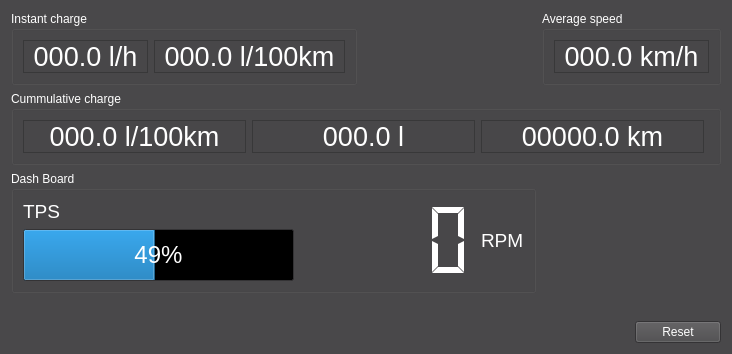
<ui version="4.0" >
 <class>FlowMeterDeviceViewPage</class>
 <widget class="QWidget" name="FlowMeterDeviceViewPage" >
  <property name="geometry" >
   <rect>
    <x>0</x>
    <y>0</y>
    <width>725</width>
    <height>354</height>
   </rect>
  </property>
  <property name="minimumSize" >
   <size>
    <width>0</width>
    <height>0</height>
   </size>
  </property>
  <property name="palette" >
   <palette>
    <active>
     <colorrole role="WindowText" >
      <brush brushstyle="SolidPattern" >
       <color alpha="255" >
        <red>255</red>
        <green>255</green>
        <blue>255</blue>
       </color>
      </brush>
     </colorrole>
     <colorrole role="Button" >
      <brush brushstyle="SolidPattern" >
       <color alpha="255" >
        <red>73</red>
        <green>72</green>
        <blue>74</blue>
       </color>
      </brush>
     </colorrole>
     <colorrole role="Light" >
      <brush brushstyle="SolidPattern" >
       <color alpha="255" >
        <red>109</red>
        <green>108</green>
        <blue>111</blue>
       </color>
      </brush>
     </colorrole>
     <colorrole role="Midlight" >
      <brush brushstyle="SolidPattern" >
       <color alpha="255" >
        <red>91</red>
        <green>90</green>
        <blue>92</blue>
       </color>
      </brush>
     </colorrole>
     <colorrole role="Dark" >
      <brush brushstyle="SolidPattern" >
       <color alpha="255" >
        <red>36</red>
        <green>36</green>
        <blue>37</blue>
       </color>
      </brush>
     </colorrole>
     <colorrole role="Mid" >
      <brush brushstyle="SolidPattern" >
       <color alpha="255" >
        <red>48</red>
        <green>48</green>
        <blue>49</blue>
       </color>
      </brush>
     </colorrole>
     <colorrole role="Text" >
      <brush brushstyle="SolidPattern" >
       <color alpha="255" >
        <red>255</red>
        <green>255</green>
        <blue>255</blue>
       </color>
      </brush>
     </colorrole>
     <colorrole role="BrightText" >
      <brush brushstyle="SolidPattern" >
       <color alpha="255" >
        <red>255</red>
        <green>255</green>
        <blue>255</blue>
       </color>
      </brush>
     </colorrole>
     <colorrole role="ButtonText" >
      <brush brushstyle="SolidPattern" >
       <color alpha="255" >
        <red>255</red>
        <green>255</green>
        <blue>255</blue>
       </color>
      </brush>
     </colorrole>
     <colorrole role="Base" >
      <brush brushstyle="SolidPattern" >
       <color alpha="255" >
        <red>0</red>
        <green>0</green>
        <blue>0</blue>
       </color>
      </brush>
     </colorrole>
     <colorrole role="Window" >
      <brush brushstyle="SolidPattern" >
       <color alpha="255" >
        <red>73</red>
        <green>72</green>
        <blue>74</blue>
       </color>
      </brush>
     </colorrole>
     <colorrole role="Shadow" >
      <brush brushstyle="SolidPattern" >
       <color alpha="255" >
        <red>0</red>
        <green>0</green>
        <blue>0</blue>
       </color>
      </brush>
     </colorrole>
     <colorrole role="AlternateBase" >
      <brush brushstyle="SolidPattern" >
       <color alpha="255" >
        <red>36</red>
        <green>36</green>
        <blue>37</blue>
       </color>
      </brush>
     </colorrole>
     <colorrole role="ToolTipBase" >
      <brush brushstyle="SolidPattern" >
       <color alpha="255" >
        <red>255</red>
        <green>255</green>
        <blue>220</blue>
       </color>
      </brush>
     </colorrole>
     <colorrole role="ToolTipText" >
      <brush brushstyle="SolidPattern" >
       <color alpha="255" >
        <red>0</red>
        <green>0</green>
        <blue>0</blue>
       </color>
      </brush>
     </colorrole>
    </active>
    <inactive>
     <colorrole role="WindowText" >
      <brush brushstyle="SolidPattern" >
       <color alpha="255" >
        <red>255</red>
        <green>255</green>
        <blue>255</blue>
       </color>
      </brush>
     </colorrole>
     <colorrole role="Button" >
      <brush brushstyle="SolidPattern" >
       <color alpha="255" >
        <red>73</red>
        <green>72</green>
        <blue>74</blue>
       </color>
      </brush>
     </colorrole>
     <colorrole role="Light" >
      <brush brushstyle="SolidPattern" >
       <color alpha="255" >
        <red>109</red>
        <green>108</green>
        <blue>111</blue>
       </color>
      </brush>
     </colorrole>
     <colorrole role="Midlight" >
      <brush brushstyle="SolidPattern" >
       <color alpha="255" >
        <red>91</red>
        <green>90</green>
        <blue>92</blue>
       </color>
      </brush>
     </colorrole>
     <colorrole role="Dark" >
      <brush brushstyle="SolidPattern" >
       <color alpha="255" >
        <red>36</red>
        <green>36</green>
        <blue>37</blue>
       </color>
      </brush>
     </colorrole>
     <colorrole role="Mid" >
      <brush brushstyle="SolidPattern" >
       <color alpha="255" >
        <red>48</red>
        <green>48</green>
        <blue>49</blue>
       </color>
      </brush>
     </colorrole>
     <colorrole role="Text" >
      <brush brushstyle="SolidPattern" >
       <color alpha="255" >
        <red>255</red>
        <green>255</green>
        <blue>255</blue>
       </color>
      </brush>
     </colorrole>
     <colorrole role="BrightText" >
      <brush brushstyle="SolidPattern" >
       <color alpha="255" >
        <red>255</red>
        <green>255</green>
        <blue>255</blue>
       </color>
      </brush>
     </colorrole>
     <colorrole role="ButtonText" >
      <brush brushstyle="SolidPattern" >
       <color alpha="255" >
        <red>255</red>
        <green>255</green>
        <blue>255</blue>
       </color>
      </brush>
     </colorrole>
     <colorrole role="Base" >
      <brush brushstyle="SolidPattern" >
       <color alpha="255" >
        <red>0</red>
        <green>0</green>
        <blue>0</blue>
       </color>
      </brush>
     </colorrole>
     <colorrole role="Window" >
      <brush brushstyle="SolidPattern" >
       <color alpha="255" >
        <red>73</red>
        <green>72</green>
        <blue>74</blue>
       </color>
      </brush>
     </colorrole>
     <colorrole role="Shadow" >
      <brush brushstyle="SolidPattern" >
       <color alpha="255" >
        <red>0</red>
        <green>0</green>
        <blue>0</blue>
       </color>
      </brush>
     </colorrole>
     <colorrole role="AlternateBase" >
      <brush brushstyle="SolidPattern" >
       <color alpha="255" >
        <red>36</red>
        <green>36</green>
        <blue>37</blue>
       </color>
      </brush>
     </colorrole>
     <colorrole role="ToolTipBase" >
      <brush brushstyle="SolidPattern" >
       <color alpha="255" >
        <red>255</red>
        <green>255</green>
        <blue>220</blue>
       </color>
      </brush>
     </colorrole>
     <colorrole role="ToolTipText" >
      <brush brushstyle="SolidPattern" >
       <color alpha="255" >
        <red>0</red>
        <green>0</green>
        <blue>0</blue>
       </color>
      </brush>
     </colorrole>
    </inactive>
    <disabled>
     <colorrole role="WindowText" >
      <brush brushstyle="SolidPattern" >
       <color alpha="255" >
        <red>36</red>
        <green>36</green>
        <blue>37</blue>
       </color>
      </brush>
     </colorrole>
     <colorrole role="Button" >
      <brush brushstyle="SolidPattern" >
       <color alpha="255" >
        <red>73</red>
        <green>72</green>
        <blue>74</blue>
       </color>
      </brush>
     </colorrole>
     <colorrole role="Light" >
      <brush brushstyle="SolidPattern" >
       <color alpha="255" >
        <red>109</red>
        <green>108</green>
        <blue>111</blue>
       </color>
      </brush>
     </colorrole>
     <colorrole role="Midlight" >
      <brush brushstyle="SolidPattern" >
       <color alpha="255" >
        <red>91</red>
        <green>90</green>
        <blue>92</blue>
       </color>
      </brush>
     </colorrole>
     <colorrole role="Dark" >
      <brush brushstyle="SolidPattern" >
       <color alpha="255" >
        <red>36</red>
        <green>36</green>
        <blue>37</blue>
       </color>
      </brush>
     </colorrole>
     <colorrole role="Mid" >
      <brush brushstyle="SolidPattern" >
       <color alpha="255" >
        <red>48</red>
        <green>48</green>
        <blue>49</blue>
       </color>
      </brush>
     </colorrole>
     <colorrole role="Text" >
      <brush brushstyle="SolidPattern" >
       <color alpha="255" >
        <red>36</red>
        <green>36</green>
        <blue>37</blue>
       </color>
      </brush>
     </colorrole>
     <colorrole role="BrightText" >
      <brush brushstyle="SolidPattern" >
       <color alpha="255" >
        <red>255</red>
        <green>255</green>
        <blue>255</blue>
       </color>
      </brush>
     </colorrole>
     <colorrole role="ButtonText" >
      <brush brushstyle="SolidPattern" >
       <color alpha="255" >
        <red>36</red>
        <green>36</green>
        <blue>37</blue>
       </color>
      </brush>
     </colorrole>
     <colorrole role="Base" >
      <brush brushstyle="SolidPattern" >
       <color alpha="255" >
        <red>73</red>
        <green>72</green>
        <blue>74</blue>
       </color>
      </brush>
     </colorrole>
     <colorrole role="Window" >
      <brush brushstyle="SolidPattern" >
       <color alpha="255" >
        <red>73</red>
        <green>72</green>
        <blue>74</blue>
       </color>
      </brush>
     </colorrole>
     <colorrole role="Shadow" >
      <brush brushstyle="SolidPattern" >
       <color alpha="255" >
        <red>0</red>
        <green>0</green>
        <blue>0</blue>
       </color>
      </brush>
     </colorrole>
     <colorrole role="AlternateBase" >
      <brush brushstyle="SolidPattern" >
       <color alpha="255" >
        <red>73</red>
        <green>72</green>
        <blue>74</blue>
       </color>
      </brush>
     </colorrole>
     <colorrole role="ToolTipBase" >
      <brush brushstyle="SolidPattern" >
       <color alpha="255" >
        <red>255</red>
        <green>255</green>
        <blue>220</blue>
       </color>
      </brush>
     </colorrole>
     <colorrole role="ToolTipText" >
      <brush brushstyle="SolidPattern" >
       <color alpha="255" >
        <red>0</red>
        <green>0</green>
        <blue>0</blue>
       </color>
      </brush>
     </colorrole>
    </disabled>
   </palette>
  </property>
  <property name="windowTitle" >
   <string>Form</string>
  </property>
  <layout class="QGridLayout" name="gridLayout" >
   <item row="0" column="0" >
    <widget class="QGroupBox" name="groupBox" >
     <property name="title" >
      <string>Instant charge</string>
     </property>
     <layout class="QHBoxLayout" name="horizontalLayout" >
      <item>
       <widget class="QLabel" name="_literPerHour" >
        <property name="minimumSize" >
         <size>
          <width>125</width>
          <height>0</height>
         </size>
        </property>
        <property name="maximumSize" >
         <size>
          <width>125</width>
          <height>16777215</height>
         </size>
        </property>
        <property name="font" >
         <font>
          <pointsize>20</pointsize>
          <weight>50</weight>
          <italic>false</italic>
          <bold>false</bold>
          <stylestrategy>PreferDefault</stylestrategy>
          <kerning>true</kerning>
         </font>
        </property>
        <property name="frameShape" >
         <enum>QFrame::StyledPanel</enum>
        </property>
        <property name="frameShadow" >
         <enum>QFrame::Plain</enum>
        </property>
        <property name="lineWidth" >
         <number>1</number>
        </property>
        <property name="midLineWidth" >
         <number>0</number>
        </property>
        <property name="text" >
         <string>000.0 l/h</string>
        </property>
        <property name="textFormat" >
         <enum>Qt::AutoText</enum>
        </property>
        <property name="scaledContents" >
         <bool>false</bool>
        </property>
        <property name="alignment" >
         <set>Qt::AlignCenter</set>
        </property>
        <property name="margin" >
         <number>8</number>
        </property>
        <property name="indent" >
         <number>-1</number>
        </property>
        <property name="openExternalLinks" >
         <bool>false</bool>
        </property>
       </widget>
      </item>
      <item>
       <widget class="QLabel" name="_literPer100Kilometer" >
        <property name="sizePolicy" >
         <sizepolicy vsizetype="Preferred" hsizetype="Preferred" >
          <horstretch>0</horstretch>
          <verstretch>0</verstretch>
         </sizepolicy>
        </property>
        <property name="minimumSize" >
         <size>
          <width>191</width>
          <height>0</height>
         </size>
        </property>
        <property name="maximumSize" >
         <size>
          <width>191</width>
          <height>16777215</height>
         </size>
        </property>
        <property name="font" >
         <font>
          <pointsize>20</pointsize>
          <weight>50</weight>
          <italic>false</italic>
          <bold>false</bold>
          <stylestrategy>PreferDefault</stylestrategy>
          <kerning>true</kerning>
         </font>
        </property>
        <property name="frameShape" >
         <enum>QFrame::StyledPanel</enum>
        </property>
        <property name="text" >
         <string>000.0 l/100km</string>
        </property>
        <property name="textFormat" >
         <enum>Qt::AutoText</enum>
        </property>
        <property name="scaledContents" >
         <bool>false</bool>
        </property>
        <property name="alignment" >
         <set>Qt::AlignCenter</set>
        </property>
        <property name="margin" >
         <number>8</number>
        </property>
        <property name="indent" >
         <number>-1</number>
        </property>
        <property name="openExternalLinks" >
         <bool>false</bool>
        </property>
       </widget>
      </item>
     </layout>
    </widget>
   </item>
   <item row="0" column="1" >
    <spacer name="horizontalSpacer" >
     <property name="orientation" >
      <enum>Qt::Horizontal</enum>
     </property>
     <property name="sizeHint" stdset="0" >
      <size>
       <width>111</width>
       <height>20</height>
      </size>
     </property>
    </spacer>
   </item>
   <item row="0" column="2" colspan="2" >
    <widget class="QGroupBox" name="groupBox_4" >
     <property name="title" >
      <string>Average speed</string>
     </property>
     <layout class="QVBoxLayout" name="verticalLayout" >
      <item>
       <widget class="QLabel" name="_averageSpeed" >
        <property name="minimumSize" >
         <size>
          <width>155</width>
          <height>0</height>
         </size>
        </property>
        <property name="maximumSize" >
         <size>
          <width>155</width>
          <height>16777215</height>
         </size>
        </property>
        <property name="font" >
         <font>
          <pointsize>20</pointsize>
          <weight>50</weight>
          <italic>false</italic>
          <bold>false</bold>
          <stylestrategy>PreferDefault</stylestrategy>
          <kerning>true</kerning>
         </font>
        </property>
        <property name="frameShape" >
         <enum>QFrame::StyledPanel</enum>
        </property>
        <property name="frameShadow" >
         <enum>QFrame::Plain</enum>
        </property>
        <property name="lineWidth" >
         <number>1</number>
        </property>
        <property name="midLineWidth" >
         <number>0</number>
        </property>
        <property name="text" >
         <string>000.0 km/h</string>
        </property>
        <property name="textFormat" >
         <enum>Qt::AutoText</enum>
        </property>
        <property name="scaledContents" >
         <bool>false</bool>
        </property>
        <property name="alignment" >
         <set>Qt::AlignCenter</set>
        </property>
        <property name="margin" >
         <number>8</number>
        </property>
        <property name="indent" >
         <number>-1</number>
        </property>
        <property name="openExternalLinks" >
         <bool>false</bool>
        </property>
       </widget>
      </item>
     </layout>
    </widget>
   </item>
   <item row="1" column="0" colspan="4" >
    <widget class="QGroupBox" name="groupBox_3" >
     <property name="title" >
      <string>Cummulative charge</string>
     </property>
     <layout class="QHBoxLayout" name="horizontalLayout_3" >
      <item>
       <widget class="QLabel" name="_literPer100KilometerCummulative" >
        <property name="sizePolicy" >
         <sizepolicy vsizetype="Preferred" hsizetype="Preferred" >
          <horstretch>0</horstretch>
          <verstretch>0</verstretch>
         </sizepolicy>
        </property>
        <property name="minimumSize" >
         <size>
          <width>223</width>
          <height>0</height>
         </size>
        </property>
        <property name="maximumSize" >
         <size>
          <width>223</width>
          <height>16777215</height>
         </size>
        </property>
        <property name="font" >
         <font>
          <pointsize>20</pointsize>
          <weight>50</weight>
          <italic>false</italic>
          <bold>false</bold>
          <stylestrategy>PreferDefault</stylestrategy>
          <kerning>true</kerning>
         </font>
        </property>
        <property name="frameShape" >
         <enum>QFrame::StyledPanel</enum>
        </property>
        <property name="text" >
         <string>000.0 l/100km</string>
        </property>
        <property name="textFormat" >
         <enum>Qt::AutoText</enum>
        </property>
        <property name="scaledContents" >
         <bool>false</bool>
        </property>
        <property name="alignment" >
         <set>Qt::AlignCenter</set>
        </property>
        <property name="margin" >
         <number>8</number>
        </property>
        <property name="indent" >
         <number>-1</number>
        </property>
        <property name="openExternalLinks" >
         <bool>false</bool>
        </property>
       </widget>
      </item>
      <item>
       <widget class="QLabel" name="_cummulativeFlow" >
        <property name="sizePolicy" >
         <sizepolicy vsizetype="Preferred" hsizetype="Preferred" >
          <horstretch>0</horstretch>
          <verstretch>0</verstretch>
         </sizepolicy>
        </property>
        <property name="minimumSize" >
         <size>
          <width>223</width>
          <height>0</height>
         </size>
        </property>
        <property name="maximumSize" >
         <size>
          <width>223</width>
          <height>16777215</height>
         </size>
        </property>
        <property name="font" >
         <font>
          <pointsize>20</pointsize>
          <weight>50</weight>
          <italic>false</italic>
          <bold>false</bold>
          <stylestrategy>PreferDefault</stylestrategy>
          <kerning>true</kerning>
         </font>
        </property>
        <property name="frameShape" >
         <enum>QFrame::StyledPanel</enum>
        </property>
        <property name="text" >
         <string>000.0 l</string>
        </property>
        <property name="textFormat" >
         <enum>Qt::AutoText</enum>
        </property>
        <property name="scaledContents" >
         <bool>false</bool>
        </property>
        <property name="alignment" >
         <set>Qt::AlignCenter</set>
        </property>
        <property name="margin" >
         <number>8</number>
        </property>
        <property name="indent" >
         <number>-1</number>
        </property>
        <property name="openExternalLinks" >
         <bool>false</bool>
        </property>
       </widget>
      </item>
      <item>
       <widget class="QLabel" name="_cummulativeDistance" >
        <property name="sizePolicy" >
         <sizepolicy vsizetype="Preferred" hsizetype="Preferred" >
          <horstretch>0</horstretch>
          <verstretch>0</verstretch>
         </sizepolicy>
        </property>
        <property name="minimumSize" >
         <size>
          <width>223</width>
          <height>0</height>
         </size>
        </property>
        <property name="maximumSize" >
         <size>
          <width>223</width>
          <height>16777215</height>
         </size>
        </property>
        <property name="font" >
         <font>
          <pointsize>20</pointsize>
          <weight>50</weight>
          <italic>false</italic>
          <bold>false</bold>
          <stylestrategy>PreferDefault</stylestrategy>
          <kerning>true</kerning>
         </font>
        </property>
        <property name="frameShape" >
         <enum>QFrame::StyledPanel</enum>
        </property>
        <property name="text" >
         <string>00000.0 km</string>
        </property>
        <property name="textFormat" >
         <enum>Qt::AutoText</enum>
        </property>
        <property name="scaledContents" >
         <bool>false</bool>
        </property>
        <property name="alignment" >
         <set>Qt::AlignCenter</set>
        </property>
        <property name="margin" >
         <number>8</number>
        </property>
        <property name="indent" >
         <number>-1</number>
        </property>
        <property name="openExternalLinks" >
         <bool>false</bool>
        </property>
       </widget>
      </item>
      <item>
       <spacer name="horizontalSpacer_2" >
        <property name="orientation" >
         <enum>Qt::Horizontal</enum>
        </property>
        <property name="sizeHint" stdset="0" >
         <size>
          <width>40</width>
          <height>20</height>
         </size>
        </property>
       </spacer>
      </item>
     </layout>
    </widget>
   </item>
   <item row="2" column="0" colspan="2" >
    <widget class="QGroupBox" name="groupBox_2" >
     <property name="sizePolicy" >
      <sizepolicy vsizetype="Preferred" hsizetype="Fixed" >
       <horstretch>0</horstretch>
       <verstretch>0</verstretch>
      </sizepolicy>
     </property>
     <property name="title" >
      <string>Dash Board</string>
     </property>
     <layout class="QHBoxLayout" name="horizontalLayout_4" >
      <item>
       <layout class="QVBoxLayout" name="verticalLayout_3" >
        <item>
         <widget class="QLabel" name="label" >
          <property name="sizePolicy" >
           <sizepolicy vsizetype="Fixed" hsizetype="Fixed" >
            <horstretch>0</horstretch>
            <verstretch>0</verstretch>
           </sizepolicy>
          </property>
          <property name="font" >
           <font>
            <pointsize>14</pointsize>
           </font>
          </property>
          <property name="text" >
           <string>TPS</string>
          </property>
         </widget>
        </item>
        <item>
         <widget class="QProgressBar" name="_tps" >
          <property name="sizePolicy" >
           <sizepolicy vsizetype="Preferred" hsizetype="Fixed" >
            <horstretch>0</horstretch>
            <verstretch>0</verstretch>
           </sizepolicy>
          </property>
          <property name="minimumSize" >
           <size>
            <width>271</width>
            <height>0</height>
           </size>
          </property>
          <property name="maximumSize" >
           <size>
            <width>271</width>
            <height>16777215</height>
           </size>
          </property>
          <property name="font" >
           <font>
            <pointsize>18</pointsize>
            <weight>50</weight>
            <bold>false</bold>
            <kerning>true</kerning>
           </font>
          </property>
          <property name="minimum" >
           <number>0</number>
          </property>
          <property name="value" >
           <number>49</number>
          </property>
          <property name="textVisible" >
           <bool>true</bool>
          </property>
          <property name="orientation" >
           <enum>Qt::Horizontal</enum>
          </property>
          <property name="invertedAppearance" >
           <bool>false</bool>
          </property>
          <property name="textDirection" >
           <enum>QProgressBar::BottomToTop</enum>
          </property>
         </widget>
        </item>
       </layout>
      </item>
      <item>
       <layout class="QHBoxLayout" name="horizontalLayout_2" >
        <property name="spacing" >
         <number>0</number>
        </property>
        <item>
         <widget class="QLCDNumber" name="_rpm" >
          <property name="minimumSize" >
           <size>
            <width>181</width>
            <height>81</height>
           </size>
          </property>
          <property name="maximumSize" >
           <size>
            <width>181</width>
            <height>81</height>
           </size>
          </property>
          <property name="frameShape" >
           <enum>QFrame::NoFrame</enum>
          </property>
          <property name="frameShadow" >
           <enum>QFrame::Plain</enum>
          </property>
          <property name="lineWidth" >
           <number>1</number>
          </property>
          <property name="smallDecimalPoint" >
           <bool>false</bool>
          </property>
          <property name="numDigits" >
           <number>4</number>
          </property>
          <property name="segmentStyle" >
           <enum>QLCDNumber::Flat</enum>
          </property>
          <property name="value" stdset="0" >
           <double>0.000000000000000</double>
          </property>
          <property name="intValue" stdset="0" >
           <number>0</number>
          </property>
         </widget>
        </item>
        <item>
         <widget class="QLabel" name="label_2" >
          <property name="sizePolicy" >
           <sizepolicy vsizetype="Preferred" hsizetype="Fixed" >
            <horstretch>0</horstretch>
            <verstretch>0</verstretch>
           </sizepolicy>
          </property>
          <property name="font" >
           <font>
            <pointsize>14</pointsize>
           </font>
          </property>
          <property name="text" >
           <string>RPM</string>
          </property>
         </widget>
        </item>
       </layout>
      </item>
     </layout>
    </widget>
   </item>
   <item row="3" column="3" >
    <spacer name="verticalSpacer" >
     <property name="orientation" >
      <enum>Qt::Vertical</enum>
     </property>
     <property name="sizeHint" stdset="0" >
      <size>
       <width>20</width>
       <height>196</height>
      </size>
     </property>
    </spacer>
   </item>
   <item row="4" column="0" colspan="3" >
    <spacer name="horizontalSpacer_3" >
     <property name="orientation" >
      <enum>Qt::Horizontal</enum>
     </property>
     <property name="sizeHint" stdset="0" >
      <size>
       <width>614</width>
       <height>20</height>
      </size>
     </property>
    </spacer>
   </item>
   <item row="4" column="3" >
    <widget class="QPushButton" name="_reset" >
     <property name="text" >
      <string>Reset</string>
     </property>
    </widget>
   </item>
  </layout>
 </widget>
 <resources/>
 <connections/>
</ui>
